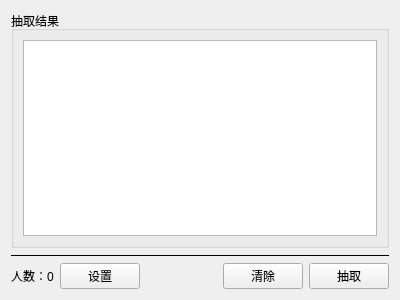
<?xml version="1.0" encoding="UTF-8"?>
<ui version="4.0">
 <class>Form</class>
 <widget class="QWidget" name="Form">
  <property name="geometry">
   <rect>
    <x>0</x>
    <y>0</y>
    <width>400</width>
    <height>300</height>
   </rect>
  </property>
  <property name="minimumSize">
   <size>
    <width>400</width>
    <height>300</height>
   </size>
  </property>
  <property name="maximumSize">
   <size>
    <width>1200</width>
    <height>700</height>
   </size>
  </property>
  <property name="windowTitle">
   <string>抽人工具</string>
  </property>
  <property name="windowIcon">
   <iconset>
    <normaloff>../img/icon.ico</normaloff>../img/icon.ico</iconset>
  </property>
  <layout class="QVBoxLayout" name="verticalLayout">
   <item>
    <widget class="QGroupBox" name="groupBox">
     <property name="title">
      <string>抽取结果</string>
     </property>
     <layout class="QVBoxLayout" name="verticalLayout_2">
      <item>
       <widget class="QTextEdit" name="textEdit">
        <property name="cursor" stdset="0">
         <cursorShape>IBeamCursor</cursorShape>
        </property>
        <property name="readOnly">
         <bool>true</bool>
        </property>
       </widget>
      </item>
     </layout>
    </widget>
   </item>
   <item>
    <widget class="Line" name="line">
     <property name="frameShadow">
      <enum>QFrame::Plain</enum>
     </property>
     <property name="orientation">
      <enum>Qt::Horizontal</enum>
     </property>
    </widget>
   </item>
   <item>
    <layout class="QHBoxLayout" name="horizontalLayout">
     <item>
      <widget class="QLabel" name="label">
       <property name="cursor">
        <cursorShape>IBeamCursor</cursorShape>
       </property>
       <property name="text">
        <string>人数：0</string>
       </property>
      </widget>
     </item>
     <item>
      <widget class="QPushButton" name="pushButton_1">
       <property name="cursor">
        <cursorShape>PointingHandCursor</cursorShape>
       </property>
       <property name="text">
        <string>设置</string>
       </property>
      </widget>
     </item>
     <item>
      <spacer name="horizontalSpacer">
       <property name="orientation">
        <enum>Qt::Horizontal</enum>
       </property>
       <property name="sizeHint" stdset="0">
        <size>
         <width>40</width>
         <height>20</height>
        </size>
       </property>
      </spacer>
     </item>
     <item>
      <widget class="QPushButton" name="pushButton_2">
       <property name="cursor">
        <cursorShape>PointingHandCursor</cursorShape>
       </property>
       <property name="text">
        <string>清除</string>
       </property>
      </widget>
     </item>
     <item>
      <widget class="QPushButton" name="pushButton_0">
       <property name="cursor">
        <cursorShape>PointingHandCursor</cursorShape>
       </property>
       <property name="text">
        <string>抽取</string>
       </property>
      </widget>
     </item>
    </layout>
   </item>
  </layout>
 </widget>
 <resources/>
 <connections/>
</ui>
